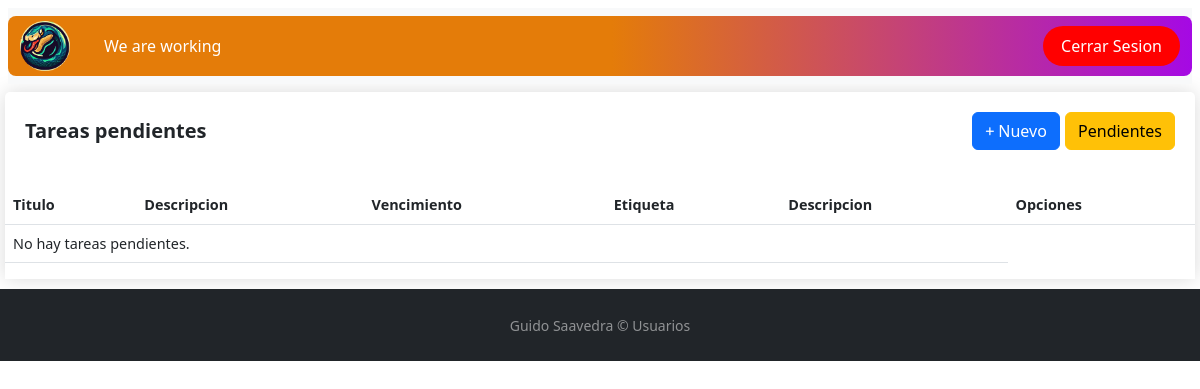
/complete/ (signed in), run on an earlier commit of the app's database.
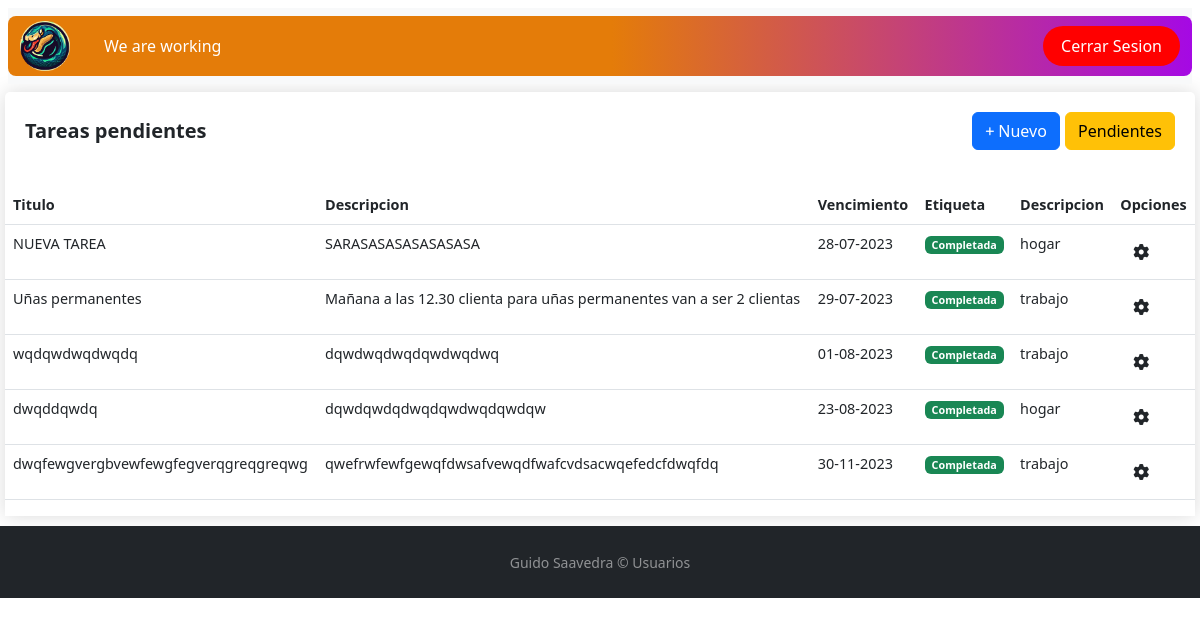
And on a later commit of the database.
### principal/models.py (models this page shows)
class Task(models.Model):
    user = models.ForeignKey(User, on_delete=models.CASCADE)
    title = models.CharField(max_length=100)
    description = models.TextField()
    due_date = models.DateTimeField(default=datetime.now)
    STATUS_CHOICES = (
        ('P', 'Pendiente'),
        ('IP', 'En progreso'),
        ('C', 'Completada'),
    )
    status = models.CharField(max_length=2, choices=STATUS_CHOICES)
    label = models.ForeignKey('Label', on_delete=models.CASCADE)

class Label(models.Model):
    nombre = models.CharField(max_length=100)
    descripcion = models.TextField()
    def __str__(self):
        return self.nombre

### principal/views.py (the view)
# urls.py: path('complete/', CompleteTaskView.as_view(), name='complete_task'),
class CompleteTaskView(LoginRequiredMixin, ListView):
    model = Task
    template_name = 'tareas_completadas.html'
    context_object_name = 'tareas'
    def get_queryset(self):
        queryset = super().get_queryset()
        return queryset.order_by('due_date')
    def get_context_data(self, **kwargs):
        context = super().get_context_data(**kwargs)
        context['tareas'] = self.get_queryset().filter(status__in=['C'])
        return context

### principal/templates/tareas_completadas.html (shortened to what this page needs)
{% extends 'base.html' %}
{% load static %}
{% block contenido %}
<div class="c-tabletask">
    <div class="c-tabletask-header">
        <p>Tareas pendientes<p>
            <a href="{% url 'crear_tarea' %}" class="btn btn-primary" data-toggle="modal" data-target="#modal-newtask">
                <i class="fa-solid fa-plus fa-2xs"></i> Nuevo
              </a>
              <a href="{% url 'pagina_principal' %}" class="btn btn-warning" data-toggle="modal" data-target="#modal-complete_task">
                Pendientes
               </a>
    </div>
    <div class="table-responsive">
        <table class="table inner-table">
          <thead>
            <tr>
              <th>Titulo</th>
              <th>Descripcion</th>
              <th>Vencimiento</th>
              <th>Etiqueta</th>
              <th>Descripcion</th>
              <th>Opciones</th>
            </tr>
          </thead>
          <tbody>
            {% for tarea in tareas %}
              <tr>
                <td>{{ tarea.title }}</td>
                <td>{{ tarea.description }}</td>
                <td>{{ tarea.due_date|date:'d-m-Y' }}</td>
                <td>
                  {% if tarea.status == 'IP' %}
                    <span class="badge text-bg-primary">En progreso</span>
                  {% elif tarea.status == 'C' %}
                    <span class="badge text-bg-success">Completada</span>
                  {% elif tarea.status == 'P' %}
                    <span class="badge text-bg-warning">Pendiente</span>
                  {% else %}
                    {{ tarea.status }}
                  {% endif %}
                </td>
                <td>{{ tarea.label }}</td>
                <td>
                    <div class="btn-group">
                        <button class="btn btn-ligth" data-bs-toggle="dropdown" aria-expanded="false">
                            <i class="fa-solid fa-gear"></i>
                        </button>
                      </div>
                </td>
              </tr>
            {% empty %}
              <tr>
                <td colspan="5">No hay tareas pendientes.</td>
              </tr>
            {% endfor %}
          </tbody>
        </table>
      </div>
</div>
{% endblock %}

### principal/templates/base.html (shortened to what this page needs)
{% load static %}
<!DOCTYPE html>
<html lang="es">
<head>
    <link rel="stylesheet" href="https://cdnjs.cloudflare.com/ajax/libs/font-awesome/6.4.0/css/all.min.css" />
    <link href="https://cdn.jsdelivr.net/npm/bootstrap@5.3.0/dist/css/bootstrap.min.css" rel="stylesheet">
    <link rel="stylesheet" href="{% static 'assets/css/master.css' %}">
</head>
<body>
{% block navegacion %}
    {% if user.is_authenticated %}
    <nav class="navbar navbar-expand-lg bg-body-tertiary m-2">
        <div class="container-fluid">
            <a class="navbar-brand" href="{% url 'home'%}">
                <img src="{% static 'assets/img/pythonc.png' %}" width="50" height="auto">
            </a>
            <div class="collapse navbar-collapse" id="navbarNav">
                <ul class="navbar-nav">
                    <li class="nav-item">
                        <a class="nav-link " href="#">We are working</a>
                    </li>
                </ul>
                <ul class="navbar-nav right">
                    <li class="nav-item" id="sing-out">
                        <a class="nav-link" href="{% url 'logout' %}">Cerrar Sesion</a>
                    </li>
                </ul>
            </div>
        </div>
    </nav>
    {% endif %}
    {% endblock navegacion %}
    {% block contenido %}
    {% endblock contenido %}
    {% block footer %}
    <footer id="sticky-footer" class="flex-shrink-0 py-4 bg-dark text-white-50">
        <div class="container text-center">
        <small>Guido Saavedra &copy; Usuarios</small>
        </div>
    </footer>
    {% endblock footer %}
</body>
</html>

### principal/static/assets/css/master.css (style rules this page uses)
.container-fluid { background: rgb(228, 124, 9); border-radius: 8px; background: linear-gradient(90deg, rgba(228, 124, 9, 1) 51%, rgba(165, 9, 228, 1) 100%); }
.nav-item a { color: #fff; font-size: auto; font-weight: 100; margin: 0 10px; text-decoration: none; transition: all 0.3s ease-in-out; }
.navbar-nav { display: flex; justify-content: flex-start; align-items: center; }
.navbar-nav.right { margin-left: auto; }
#sing-out { background-color: red; border-radius: 20px; border-color: white; }
.c-tabletask { margin: 5px; margin-bottom: 10px; padding: auto; font-size: 0.9em; border-radius: 5px 5px 0 0; overflow: hidden; box-shadow: 0 0 20px rgba(0, 0, 0, 0.15); }
.c-tabletask-header { display: flex; justify-content: space-between; align-items: center; margin: 20px; padding: auto; }
.c-tabletask-header p { font-size: 20px; font-weight: bold; }

What changed in the data, as far as the page shows it:
now on this page (row edited): Task: title "NUEVA TAREA", description "SARASASASASASASASA", due_date "28-07-2023", status "Completada", label "hogar"
added Task: title "Uñas permanentes", description "Mañana a las 12.30 clienta para uñas permanentes van a ser 2 clientas", due_date "29-07-2023", status "Completada", label "trabajo"
added Task: title "wqdqwdwqdwqdq", description "dqwdwqdwqdqwdwqdwq", due_date "01-08-2023", status "Completada", label "trabajo"
added Task: title "dwqddqwdq", description "dqwdqwdqdwqdqwdwqdqwdqw", due_date "23-08-2023", status "Completada", label "hogar"
added Task: title "dwqfewgvergbvewfewgfegverqgreqgreqwg", description "qwefrwfewfgewqfdwsafvewqdfwafcvdsacwqefedcfdwqfdq", due_date "30-11-2023", status "Completada", label "trabajo"
Also different on the page:
text no longer shown: "No hay tareas pendientes."
